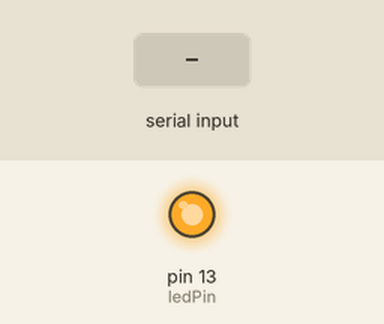
This sketch was run on a simulated Arduino Leonardo, built with avr-gcc and run on an emulated ATmega32U4. Parts: output pins drawn as LEDs (lit = HIGH). The inputs (shaded band) are chosen by the test bench. What the sketch prints to the serial monitor is not drawn.

Above: at 1.2 s.
1.3 s: "dy\n" received over the second serial link
3.0 s: "millis\n" received over the second serial link
4.6 s: "90,45\n" received over the second serial link
Timing chart, 0 to 7.6 s (numbered marks = the images above; inputs shaded):
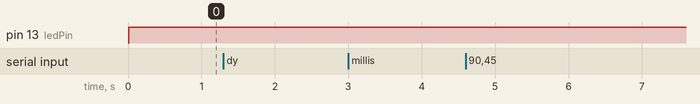

The sketch:

treadmill_hiddenRewardRFID_111516a.ino
```cpp
/*
Based on arduino SoftwareSerialExample

NOTE:
This version is for Arduino DUE

1. Look for rotary encoder input
2. update position
3. see if position is in reward zone
4. if so, look for licks
5. if lick in reward zone, give reward
6. reset position at RFID lap counter

RFID code based upon Bildr RFID example
http://bildr.org/2011/02/rfid-arduino/

 */
#include <SoftwareSerial.h>
int rotSerPinRx = 2;
int rotSerPinTx = 3;
SoftwareSerial rotSerial(rotSerPinRx, rotSerPinTx); // RX, TX

// Other pins
int lickPin = 4;
int spkrPin = 5;
int ledPin = 13;

int solPin1 = 5;
int solPin2 = 6;

// times
long startTime = 0;

//
int currPos = 0;
int prevPos = 0;
int dy = 0;
int vel = 0;

int rewBegPos = 500;
int rewEndPos = 600;

char inMess;
char outMess;

String inputString = "";         // a string to hold incoming data
boolean stringComplete = false;  // whether the string is complete

int yInd = 0;
int mInd = 0;
String dyStr = "";
String msStr = "";
int dt = 0;
long reTime = 0;
long prevReTime = 0;
//int currPos = 0;

// RFID vars
int RFIDResetPin = 13;
char tag1[13] = "1E009A4067A3";

char tagString[13];
int index = 0;
boolean reading = false;

void setup()
{
  // set up pins
  pinMode(lickPin, INPUT);
  //pinMode(spkrPin, INPUT);
  pinMode(ledPin, INPUT);
  pinMode(solPin1, INPUT);
  pinMode(solPin2, INPUT);

  // Open serial communications
  Serial.begin(38400);
  while (!Serial) {
    ; // wait for serial port to connect. Needed for Leonardo only
  }
  Serial.println("Goodnight moon!");

  // set the data rate for the SoftwareSerial port
  rotSerial.begin(19200);

  //rotSerial.println("Hello, world?");// reserve 200 bytes for the inputString:
  inputString.reserve(200);

  // RFID
  Serial.begin(9600); // need to change for correct DUE serial port
  pinMode(RFIDResetPin, OUTPUT);
  digitalWrite(RFIDResetPin, HIGH);


}

void loop() // run over and over
{
  serialEvent(); //call the function
  // print the string when a newline arrives:
  if (stringComplete) {
    Serial.println(inputString);

    checkZone();

    // clear the string:
    inputString = "";
    stringComplete = false;
  }


  //}
//  if (Serial.available()) {
//    rotSerial.write(Serial.read());
//  }
}

/*
  SerialEvent occurs whenever a new data comes in the
 hardware serial RX.  This routine is run between each
 time loop() runs, so using delay inside loop can delay
 response.  Multiple bytes of data may be available.
 */
void serialEvent() {
  while (rotSerial.available()) {
    // get the new byte:
    char inChar = (char)rotSerial.read();
    // add it to the inputString:
    inputString += inChar;
    // if the incoming character is a newline, set a flag
    // so the main loop can do something about it:
    if (inChar == '\n') {
      stringComplete = true;
    }
  }

  // now for RFID?

  char tagString[13];
  int index = 0;
  boolean reading = false;

  while(Serial.available()){

  int readByte = Serial.read(); //read next available byte

  if(readByte == 2) reading = true; //begining of tag
    if(readByte == 3) reading = false; //end of tag

    if(reading && readByte != 2 && readByte != 10 && readByte != 13){
      //store the tag
      tagString[index] = readByte;
      index ++;
    }
  }

  checkTag(tagString); //Check if it is a match
  clearTag(tagString); //Clear the char of all value
  resetReader(); //eset the RFID reader

  currPos = 0;  // reset the position counter at lap boundary
}

void checkZone() {

    prevPos = currPos;

    yInd = inputString.indexOf("dy"); // index of "dy" in rotary encoder message
    mInd = inputString.indexOf("millis");

    dyStr = inputString.substring(yInd+4, mInd-4);
    Serial.println(dyStr);
    dy = dyStr.toInt();
    msStr = inputString.substring(mInd+8, inputString.length()-1);
    reTime = msStr.toInt();
    dt = reTime - prevReTime;

    vel = dy/dt;
    currPos = prevPos + dy;

    Serial.println("vel=" + String(vel));
    Serial.println("currPos=" + String(currPos));

    if (currPos >= rewBegPos && currPos <= rewEndPos) {
//      if (digitalRead(lickPin)) {
//        giveReward();
//      }
      digitalWrite(ledPin, HIGH);
//      delay(1000);
//      digitalWrite(ledPin, LOW);
    }
    else if (currPos >= 2000) {
      currPos = 0;

    }
    else {
      digitalWrite(ledPin, LOW);
    }

}


// RFID functions
void checkTag(char tag[]){
///////////////////////////////////
//Check the read tag against known tags
///////////////////////////////////

  if(strlen(tag) == 0) return; //empty, no need to contunue

  if(compareTag(tag, tag1)){ // if matched tag1, do this
    //lightLED(2);

  }else{
    Serial.println(tag); //read out any unknown tag
  }

}

void resetReader(){
///////////////////////////////////
//Reset the RFID reader to read again.
///////////////////////////////////
  digitalWrite(RFIDResetPin, LOW);
  digitalWrite(RFIDResetPin, HIGH);
  delay(150);
}

void clearTag(char one[]){
///////////////////////////////////
//clear the char array by filling with null - ASCII 0
//Will think same tag has been read otherwise
///////////////////////////////////
  for(int i = 0; i < strlen(one); i++){
    one[i] = 0;
  }
}

boolean compareTag(char one[], char two[]){
///////////////////////////////////
//compare two value to see if same,
//strcmp not working 100% so we do this
///////////////////////////////////

  if(strlen(one) == 0) return false; //empty

  for(int i = 0; i < 12; i++){
    if(one[i] != two[i]) return false;
  }

  return true; //no mismatches
}
```
